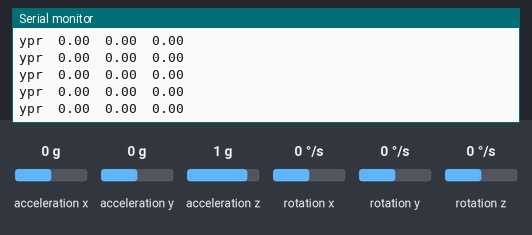
This sketch was run on a simulated Arduino Uno, built with avr-gcc and run on an emulated ATmega328P. Parts: the last lines printed to the serial monitor. Inputs (shaded band) come from the test bench; at power-on: acceleration x 0 g, acceleration y 0 g, acceleration z 1 g, rotation z 0 °/s, rotation x 0 °/s, rotation y 0 °/s.

Above: at 1.7 s.
1.8 s: acceleration x set to -1.4 g
At 2.9 s:
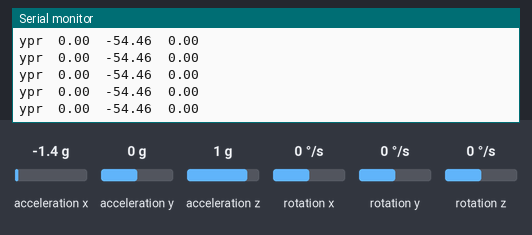
4.8 s: acceleration y set to -1.4 g
At 5.4 s:
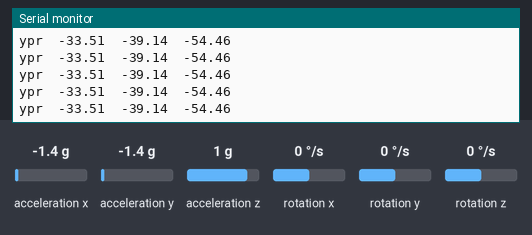
6.3 s: acceleration z set to -1.4 g
At 7.0 s:
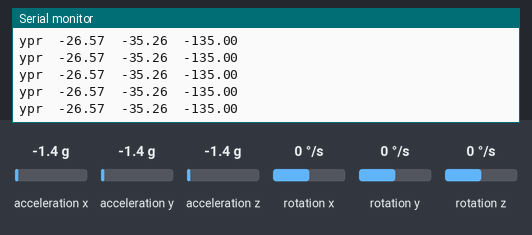
7.8 s: rotation z set to -192 °/s
At 8.6 s:
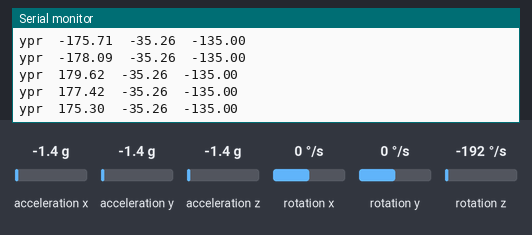
9.3 s: rotation z set to -100 °/s
At 10.2 s:
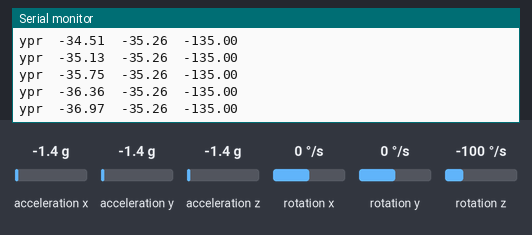
Timing chart, 0 to 12.3 s (numbered marks = the images above; inputs shaded):
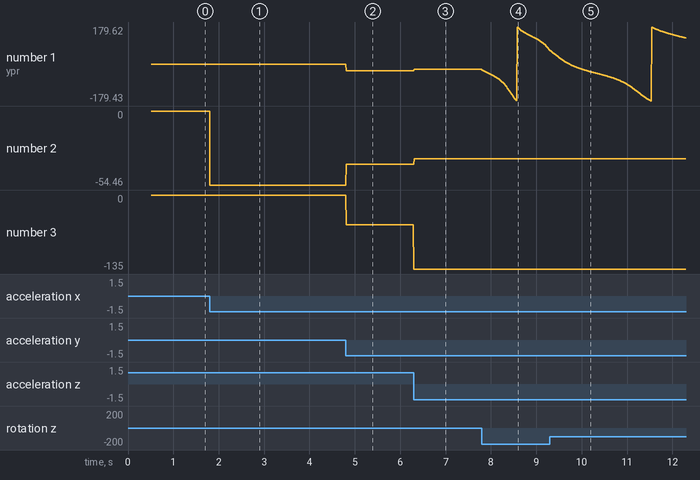

The sketch:

17-DMP.ino
```cpp
/*
   DMP
   MPU6050姿态解算
*/

#include "I2Cdev.h"
#include "MPU6050_6Axis_MotionApps20.h"

MPU6050 mpu;
uint8_t fifoBuffer[64];
Quaternion q;
VectorFloat gravity;
float ypr[3];

void setup()
{
  Serial.begin(115200);
  mpu.initialize();
  mpu.dmpInitialize();
  mpu.CalibrateAccel(6);
  mpu.CalibrateGyro(6);
  mpu.PrintActiveOffsets();
  mpu.setDMPEnabled(true);
}

void loop()
{
  if (mpu.dmpGetCurrentFIFOPacket(fifoBuffer))
  {
    mpu.dmpGetQuaternion(&q, fifoBuffer);
    mpu.dmpGetGravity(&gravity, &q);
    mpu.dmpGetYawPitchRoll(ypr, &q, &gravity);
    Serial.print("ypr\t");
    Serial.print(ypr[0] * 180 / M_PI);
    Serial.print("\t");
    Serial.print(ypr[1] * 180 / M_PI);
    Serial.print("\t");
    Serial.println(ypr[2] * 180 / M_PI);
  }
}
```

Measured:
- after the input at 1.8 s, the serial monitor: prints a new line at once (image 1)
- after the input at 4.8 s, the serial monitor: prints a new line at once (image 2)
- after the input at 6.3 s, the serial monitor: prints a new line at once (image 3)
- after the input at 7.8 s, the serial monitor: prints a new line at once (image 4)
- plotted number 1: 0 → -33.51 after the input at 4.8 s, -33.51 → -26.57 after the input at 6.3 s, -26.57 → 66.67 after the input at 7.8 s
- plotted number 2: 0 → -54.46 after the input at 1.8 s, -54.46 → -39.14 after the input at 4.8 s, -39.14 → -35.26 after the input at 6.3 s
- plotted number 3: -54.46 → -135 after the input at 6.3 s
